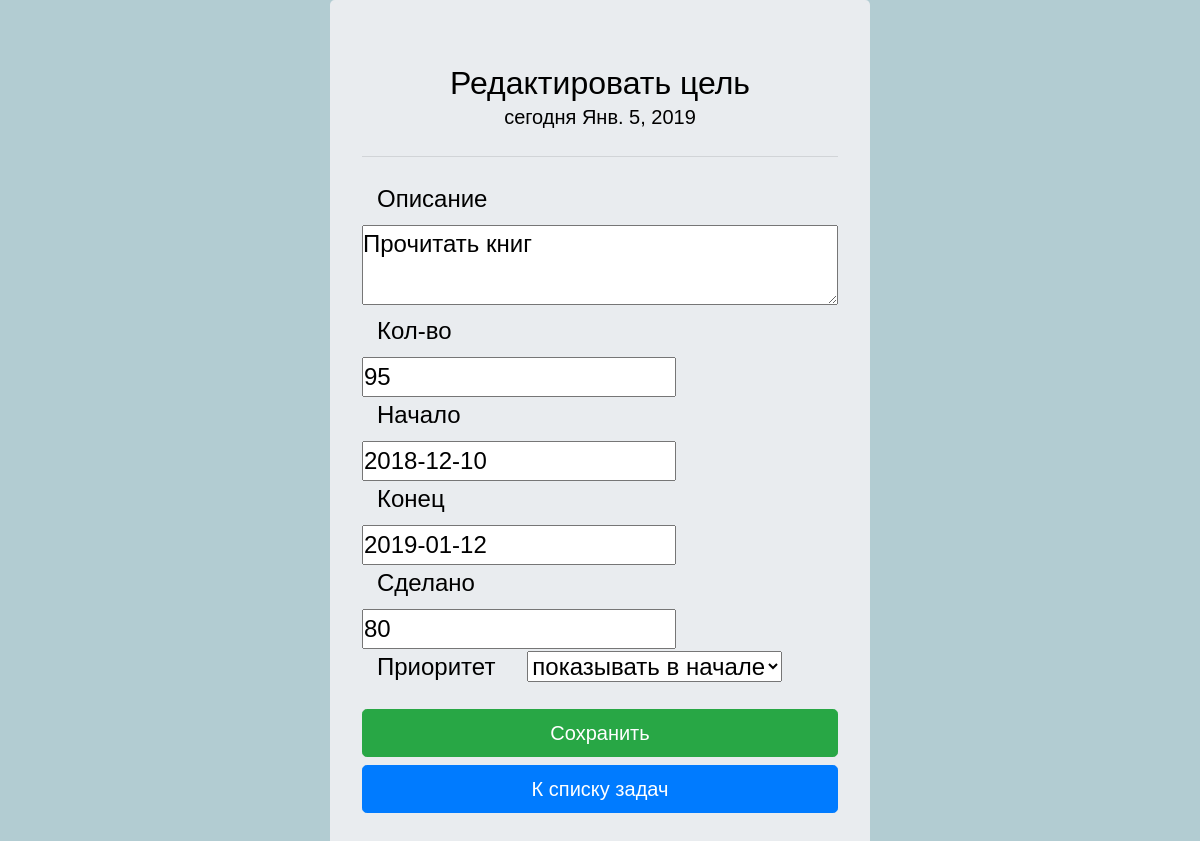
The app's page /progress/edit_target/37 (signed in), older data.
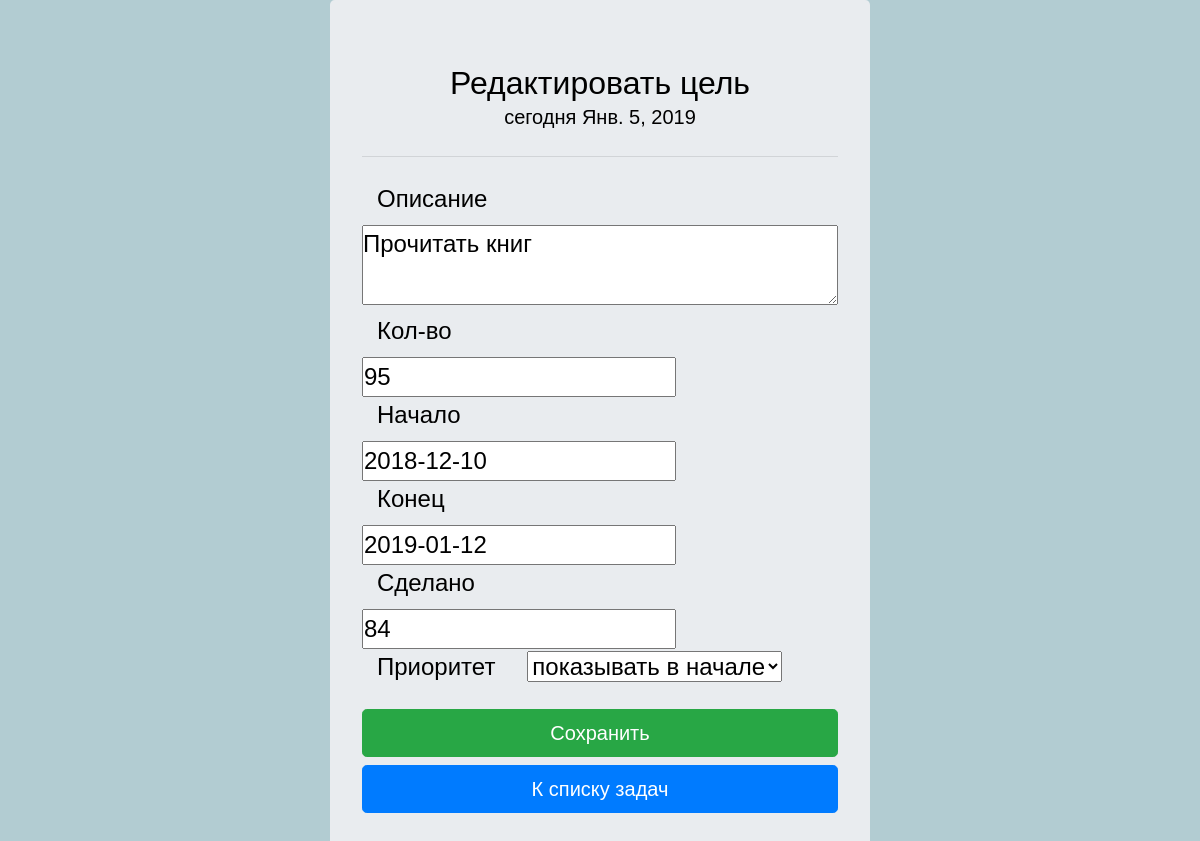
The same page, newer data.
### progress/models.py (models this page shows)
class Target(models.Model):
    user = models.ForeignKey(User)
    target_description = models.CharField(max_length=300,)
    target = models.PositiveIntegerField(default=1)
    start_date = models.DateField()
    end_date = models.DateField()
    priority = models.SmallIntegerField(default=1, help_text='приоритет в показе',
                                        choices=((1, 'обычный порядок'),
                                                 (0, 'показывать в начале'),)
                                        )
    done = models.PositiveIntegerField(default=0)
    def _get_current_status(self):
        from datetime import date, datetime
        current_date = date.today()
        task_duration = (self.end_date - self.start_date).days + 1
        target_per_day = self.target / task_duration
        to_be_done = target_per_day * ((current_date - self.start_date).days + 1)  # на сегодня
        if target_per_day == 0:
            return target_per_day
        diff_days =  (self.done - to_be_done) / target_per_day
        return diff_days
    def _get_persentage(self):
        if self.target == 0:
            return 0
        else:
            result = int(self.done * 100 / self.target)
            if result <= 100:
                return result
            else:
                return 100
    def _wording(self):
        if self.f1 == 0:
            return "В графике".format()
        elif self.f1 > 0:
            return 'Впереди'
        else:
            return 'Отстаем'
    def _todo_daily(self):
        from datetime import date, datetime
        current_date = date.today()
        task_duration = (self.end_date - self.start_date).days + 1
        target_per_day = self.target / task_duration
        return target_per_day
    def _tobe_done(self):
        from datetime import date, datetime
        current_date = date.today()
        task_duration = (self.end_date - self.start_date).days + 1
        target_per_day = self.target / task_duration
        to_be_done_today = target_per_day * ((current_date - self.start_date).days + 1)  # на сегодня
        if self.target == 0:
            return 0
        else:
            to_be_done_today = to_be_done_today * 100/self.target
            if to_be_done_today >=100:
                return 100
            else:
                return int(to_be_done_today)
    def _left_todo(self):
        if (self.target - self.done) > 0:
            return (self.target - self.done)
        else:
            return 0
    f1 = property(_get_current_status)
    f2 = property(_get_persentage)
    word = property(_wording)
    daily = property(_todo_daily)
    todo_today = property(_tobe_done)
    left_todo = property(_left_todo)
    class Meta:
        ordering = ['priority', 'target_description']

### progress/views.py (the view)
# urls.py: url(r'^edit_target/(.+)', views.edit_target, name='edit_target'),
@login_required
def edit_target(request, id):
    from datetime import date
    current_date = date.today()
    posted_ok = False
    targets = Target.objects.filter(pk=id)  # ищем нужную запись по id
    target = targets[0]  # она должна существовать
    if request.method == 'POST':
        form = TargetForm(request.POST, instance=target)  # и передаем ее в instance
        if form.is_valid():
            form.save(commit=True)
            posted_ok = True
            messages.add_message(request, messages.SUCCESS, "Цель изменена, продолжаем работать")
            return redirect('progress')
        else:
            errs = form.errors
            return render(request, 'edit_target.html', locals())
    else:
        form = TargetForm(instance=target)
    return render(request, 'edit_target.html', locals())

### progress/forms.py (shortened to what this page needs)
class TargetForm(forms.ModelForm):
    class Meta:
        model = Target
        fields = ['target_description', 'target', 'start_date', 'end_date', 'done', 'priority']
        start_date = forms.DateField(localize=True)
        labels = {
            'target_description': 'Описание цели',
            'target': 'Сколько сделать',
            'start_date': 'Дата начала',
            'end_date': 'Дата окончания',
            'done': 'Уже сделано',
            'priority': 'Приоритет',
        }
        widgets = {'start_date': forms.DateInput(attrs={'id': 'start_date'}),
                   'end_date': forms.DateInput(attrs={'id': 'end_date'}),
                   'target_description': forms.Textarea(attrs={'class':'widget_descr'}),
        }

### progress/templates/edit_target.html (shortened to what this page needs)
{% extends "base.html" %}
{% load staticfiles %}
{% block content %}
<div class="container">
    <div class="row">
        <div class="col"></div>
        <div class="col-md-6 col-sm-12">
            <div class="jumbotron">
                <center>
                    <h1 class="display-4"> Редактировать цель</h1>
                    <p class="lead"> сегодня {{current_date}}</p>
                    <hr class="my-4">
                </center>
                <form method="post" class="form-horizontal" role="form" action=''>
                              <div class="form-group">
                                  <label class="col-sm-4 control-label"> Описание </label>
                            {{form.target_description}} <br>
                                   <label class="col-sm-4 control-label"> Кол-во </label>
                             {{form.target}} <br>
                             <label class="col-sm-4 control-label"> Начало </label>
                            {{form.start_date}} <br>
                            <label class="col-sm-4 control-label"> Конец </label>
                                  {{form.end_date}}
                            <br>
                                   <label class="col-sm-4 control-label">  Сделано </label>
                            {{form.done}} <br>
                                   <label class="col-sm-4 control-label"> Приоритет </label>
                             {{form.priority}}
                              </div>
                    <input class="btn btn-success btn-lg btn-block" id="done" type="submit" name="submit" value="Сохранить"
                            style ="margin-bottom: 0.5rem;" />
                        </form>
                <a href="/progress/progress" class="btn btn-primary btn-lg btn-block" role="button"
                       aria-pressed="true"> К списку задач </a>
            </div>
        </div>
        <div class="col"></div>
    </div>
{% endblock %}

### progress/templates/base.html (shortened to what this page needs)
{% load staticfiles %}
{% load bootstrap4 %}
{% bootstrap_css %}
<!DOCTYPE html>
<html>
<head>
    <link type="text/css" href='{% static "progress/style.css" %}' rel = "stylesheet">
  <link rel="stylesheet" href="//code.jquery.com/ui/1.12.1/themes/base/jquery-ui.css">
    <link rel="stylesheet" href="https://use.fontawesome.com/releases/v5.6.3/css/all.css">
</head>
<body>
    {% block content %}
    {% endblock %}
</body>
</html>

### progress/static/progress/style.css (style rules this page uses)
body,div,dl,dt,dd,ul,ol,li,h1,h2,h3,h4,h5,h6,pre, form,fieldset,input,textarea,p,blockquote,th,td { padding: 0; margin: 0; }
h1,h2,h3,h4,h5,h6 { font-weight: normal; font-size: 100%; }
body { background-color: rgb(178, 204, 210); height: 100%; font-size: 1.5rem; font-family: 'Rubik', sans-serif; color: black; }
h1 { color: black; font-size: 2rem!important; }
.widget_descr { height: 5rem; margin-bottom:0.5rem; width:100%; }

Row changes from the older to the newer data that the page shows:
changed Target "Прочитать книг": done "80" → "84"
